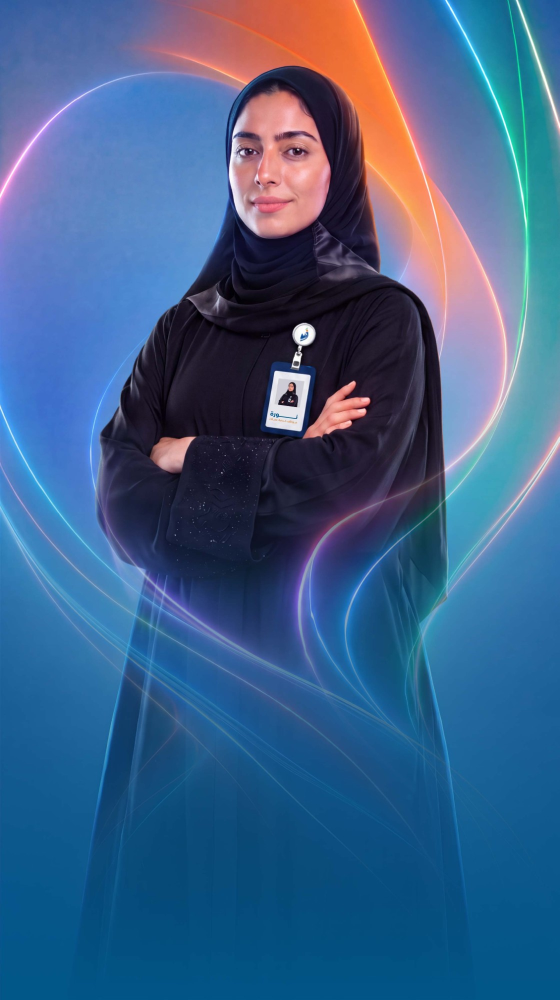
#> input picture assets/portrait-source.jpg, 1119 x 2000 px (shown at 1/2 size)
$ python portrait_alive.py ../assets/portrait-source.jpg
#> lines starting #> are read from the running program, lines starting #| are printed output that depends on the picture; after the words box and inside, x2 and y2 are one past the last pixel; in counts of white or black regions, pixels touching at a corner belong together
"""Portrait still -> 6 s living portrait (1080x1920, 30 fps), built only from the source pixels.

  * light travels along the existing light trails (brightness only; shapes/colours/positions unchanged)
  * very subtle breathing: a smooth ~1 px rise of the chest/arms region; the head, face and everything
    above the shoulders are mathematically untouched (zero displacement)
  * ~0.75 % eased push-in
The woman's upper figure (face, hijab, hands, badge, outline) is excluded from the light effect by a
protection mask. Arm motion (uncrossing / crossing) is NOT synthesised: that needs a generative model.

    python3 scripts/portrait_alive.py [--stills]                                   # woman portrait (defaults)
    python3 scripts/portrait_alive.py --src assets/portrait2-source.jpg --out output/portrait2-alive-6s.mp4 \
        --mask light --breath 640,1330 --poly "$(cat assets/portrait2-outline.txt)"   # man portrait
"""
import subprocess
import sys
from pathlib import Path

import cv2
import numpy as np

ROOT = Path(__file__).resolve().parent.parent
def opt(k, d):
    return sys.argv[sys.argv.index(k) + 1] if k in sys.argv else d


SRC = ROOT / opt('--src', 'assets/portrait-source.jpg')
OUT = ROOT / opt('--out', 'output/portrait-alive-6s.mp4')
MASK = opt('--mask', 'dark')                         # dark clothing (abaya) or light clothing (thobe)
POLY = opt('--poly', '')                             # explicit figure outline "x,y;x,y;..." (source px), replaces the auto mask
BREATH = [int(v) for v in opt('--breath', '560,1250').split(',')]      # chest band top,bottom (source px)
W, H, FPS, DUR = 1080, 1920, 30, 6.0
PUSH = .0075
FFMPEG = str(ROOT / 'node_modules' / 'ffmpeg-static' / 'ffmpeg')

src8 = cv2.imread(str(SRC), cv2.IMREAD_COLOR)
#> src8 is the input picture: shape (2000, 1119, 3); mean B, G, R 136.8, 96.5, 62.4
sh, sw = src8.shape[:2]
#> sh = 2000; sw = 1119
src = src8.astype(np.float32) / 255

# ---------------------------------------------------------------- light-trail mask (bright, saturated, thin)
hsv = cv2.cvtColor(src8, cv2.COLOR_BGR2HSV).astype(np.float32) / 255
lum = cv2.cvtColor(src, cv2.COLOR_BGR2GRAY)
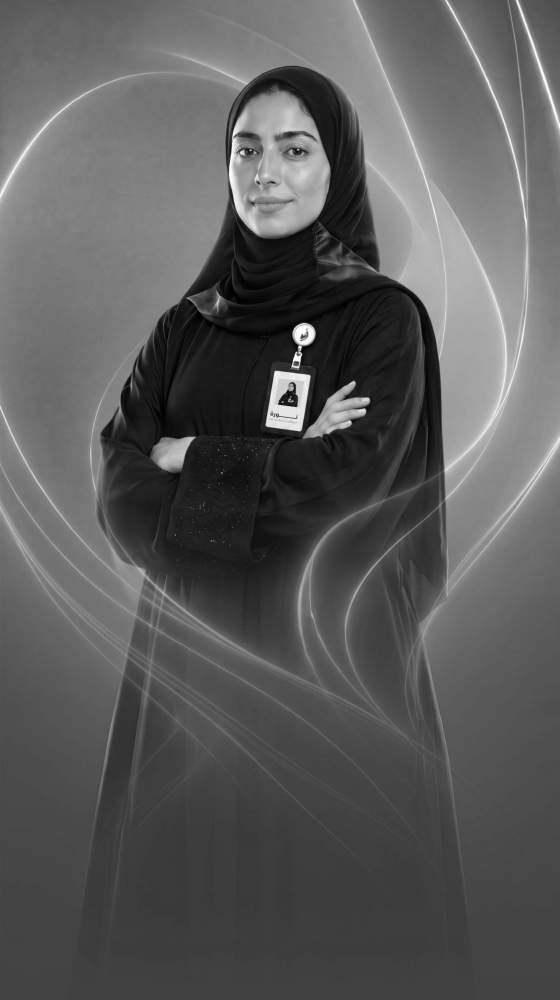
#> lum: shape (2000, 1119) float32 (shown at 1/2 size); min 0.000894, max 1, mean 0.356
hp = lum - cv2.GaussianBlur(lum, (0, 0), 4)
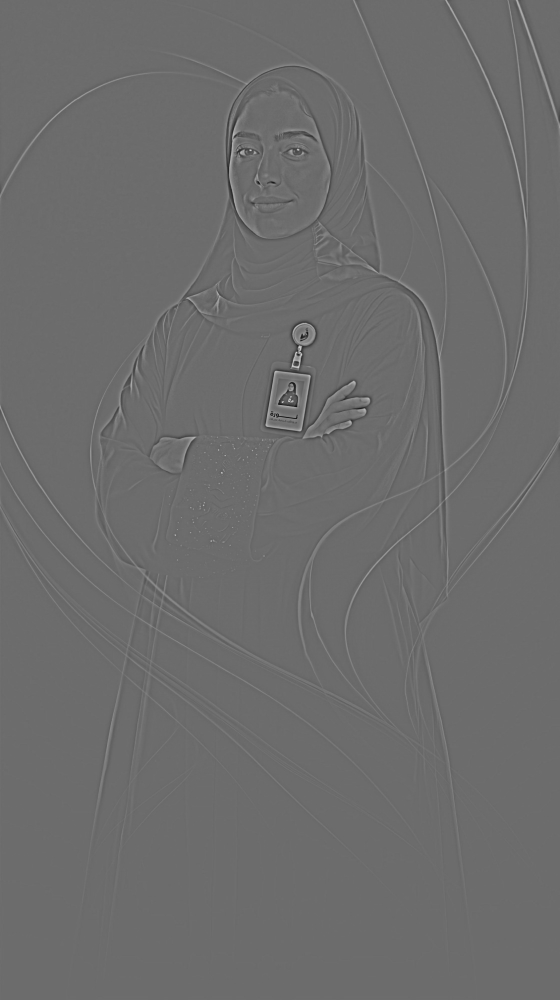
#> hp: shape (2000, 1119) float32 (shown at 1/2 size); min -0.523, max 0.705, mean 6.14e-06; drawn with min black and max white
trail = (np.clip((hp - .02) / .06, 0, 1) * np.clip((hsv[..., 1] - .2) / .3, 0, 1)
         * np.clip((hsv[..., 2] - .45) / .3, 0, 1))
trail = cv2.GaussianBlur(trail, (0, 0), 1.0)

# ---------------------------------------------------------------- protection: the woman's upper figure
if MASK == 'dark':
    fig = (hsv[..., 2] < 70 / 255)
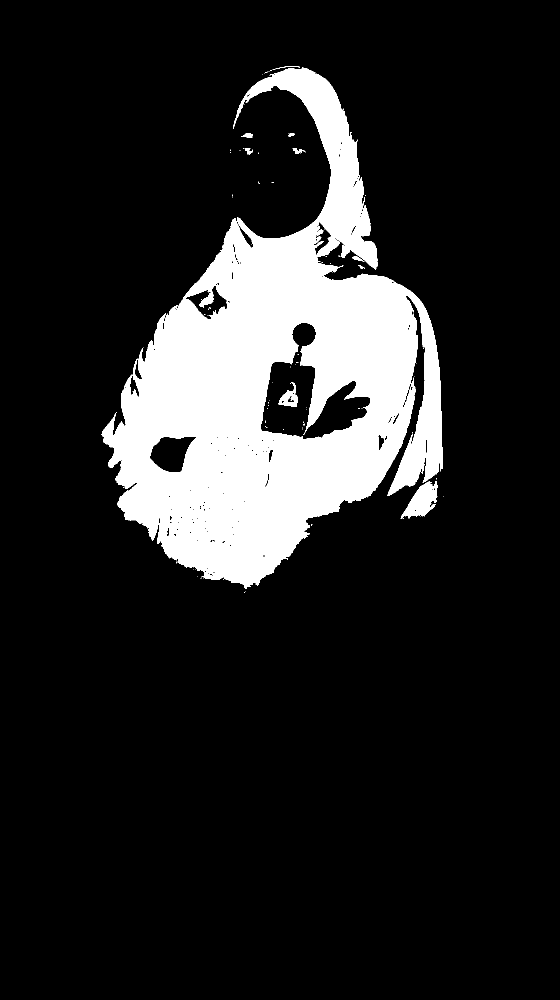
#> fig: shape (2000, 1119) bool (shown at 1/2 size); 14.5% white; 92 white regions (82 under 20 px), largest, box (x1, y1, x2, y2) and area: (203, 135, 886, 1178) 318989, (801, 962, 876, 1038) 2917, (557, 765, 596, 814) 854
else:                                              # white thobe + red shemagh
    hue = hsv[..., 0] * 180
    fig = ((hsv[..., 1] < .12) & (hsv[..., 2] > .78)) | (((hue < 8) | (hue > 165)) & (hsv[..., 1] > .45) & (hsv[..., 2] > .45))
fig = fig.astype(np.uint8) * 255
fig = cv2.morphologyEx(fig, cv2.MORPH_OPEN, np.ones((5, 5), np.uint8))
#> fig: shape (2000, 1119); 14.3% white; 13 white regions, largest, box (x1, y1, x2, y2) and area: (204, 136, 886, 1175) 315965, (806, 964, 875, 1034) 2737, (558, 783, 595, 813) 710
fig = cv2.morphologyEx(fig, cv2.MORPH_CLOSE, cv2.getStructuringElement(cv2.MORPH_ELLIPSE, (45, 45)))
#> fig: shape (2000, 1119); 15.6% white; 5 white regions, box (x1, y1, x2, y2) and area: (204, 136, 886, 1175) 349765, (492, 267, 504, 284) 134, (590, 292, 604, 307) 133, (579, 266, 588, 277) 68, (495, 298, 501, 308) 43
n, lab, st, _ = cv2.connectedComponentsWithStats(fig)
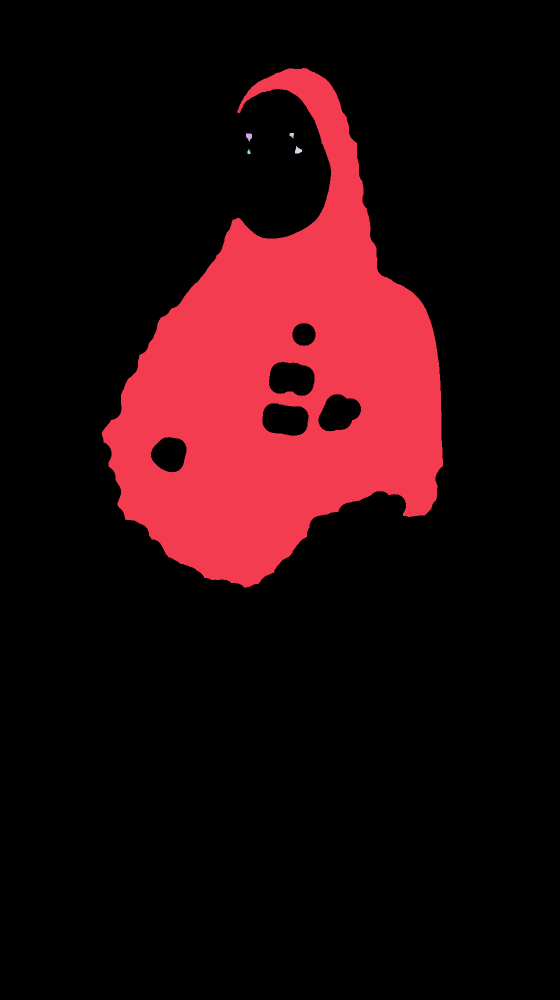
#> lab: shape (2000, 1119) int32 (shown at 1/2 size); 6 distinct labels, from 0 to 5; one colour per label, 0 black
#> n = 6; st = [[0, 0, 1119, 2000, 1887857], [204, 136, 682, 1039, 349765], [492, 267, 12, 17, 134], [579, 266, 9, 11, 68], [590, 292, 14, 15, 133], [495, 298, 6, 10, 43]]
person = (lab == 1 + np.argmax(st[1:, cv2.CC_STAT_AREA])).astype(np.uint8)
#> person: shape (2000, 1119); values 0 (black) and 1 (white), 15.6% white; 1 white region, box (x1, y1, x2, y2) and area: (204, 136, 886, 1175) 349765
hull = cv2.convexHull(cv2.findNonZero(person))
#> hull = contour of 54 points, box (x1, y1, x2, y2) (204, 136, 886, 1175), area 473503
protect = np.zeros((sh, sw), np.uint8)
cv2.fillConvexPoly(protect, hull, 255)
#> protect: shape (2000, 1119); 21.2% white; 1 white region, box (x1, y1, x2, y2) and area: (204, 136, 886, 1175) 474760
if POLY:
    protect[:] = 0
    cv2.fillPoly(protect, [np.array([[int(v) for v in p.split(',')] for p in POLY.split(';')], np.int32)], 255)
protect = cv2.dilate(protect, cv2.getStructuringElement(cv2.MORPH_ELLIPSE, (41, 41) if POLY else (71, 71)))
#> protect: shape (2000, 1119); 25.6% white; 1 white region, box (x1, y1, x2, y2) and area: (169, 101, 921, 1210) 573569
protect = cv2.GaussianBlur(protect.astype(np.float32) / 255, (0, 0), 12)
trail *= (1 - protect)
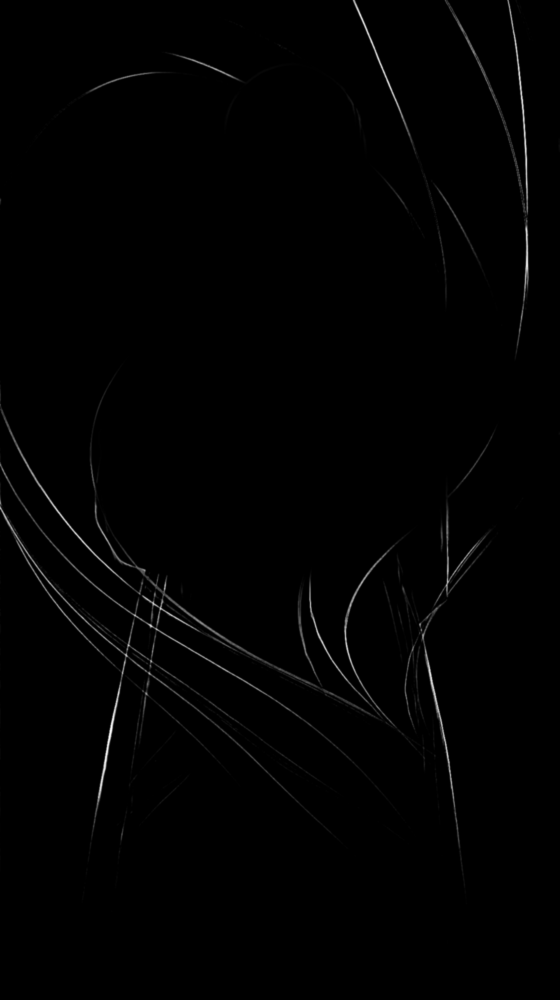
#> trail: shape (2000, 1119) float32 (shown at 1/2 size); min -1.14e-07, max 0.985, mean 0.00687; drawn with min black and max white

# ---------------------------------------------------------------- breathing field (source px)
ys, xs = np.mgrid[0:sh, 0:sw].astype(np.float32)
x0, x1 = hull[:, 0, 0].min(), hull[:, 0, 0].max()
#> x0 = 204; x1 = 885
# chest band: 0 above the shoulders (face untouched), peaks over the chest/arms, fades out by the waist
band = np.clip((ys - BREATH[0]) / 220, 0, 1) * np.clip((BREATH[1] - ys) / 300, 0, 1)
across = np.exp(-(((xs - (x0 + x1) / 2) / ((x1 - x0) * .6)) ** 2))
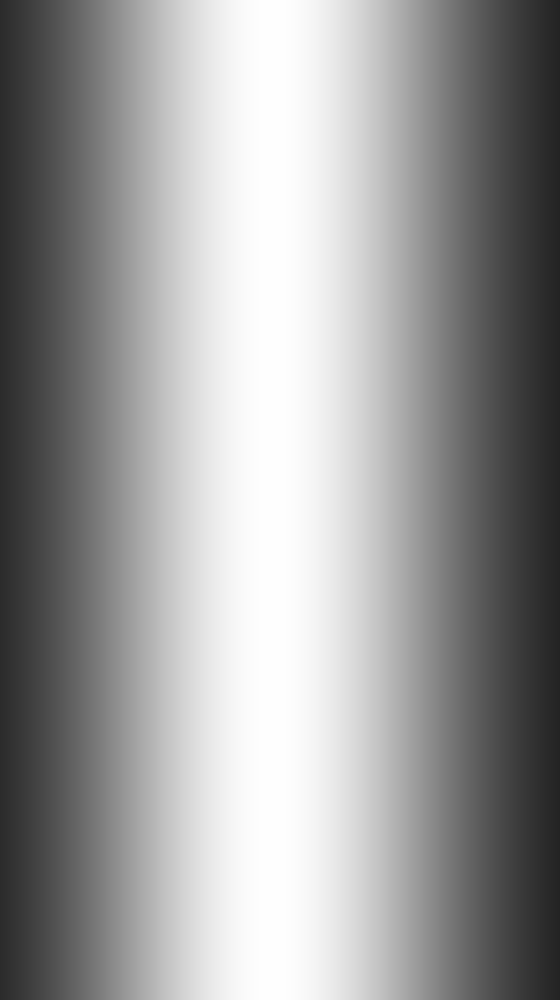
#> across: shape (2000, 1119) float32 (shown at 1/2 size); min 0.139, max 1, mean 0.613
breath_w = (band * across).astype(np.float32)
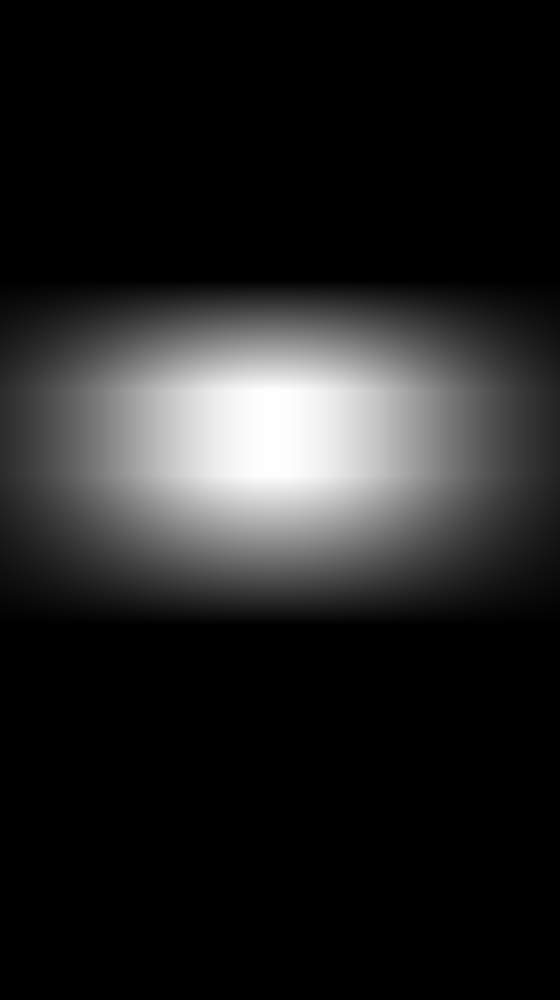
#> breath_w: shape (2000, 1119) float32 (shown at 1/2 size); min 0, max 1, mean 0.132

k = max(W / sw, H / sh)
#> k = 0.965
cs = np.array([(sw - 1) / 2, (sh - 1) / 2]); co = np.array([(W - 1) / 2, (H - 1) / 2])
#> after `cs = np.array([(sw - 1) / 2, (sh - 1) / 2])`: cs = [559, 999.5]
oy, ox = np.mgrid[0:H, 0:W].astype(np.float32)
s_coord = (ox / W) * .55 + (oy / H) * .45          # direction the light travels along the trails


def ease(x):
    return .5 - .5 * np.cos(np.pi * min(1.0, max(0.0, x)))


# [18 lines left out: function frame, not called in this run]


def main():
    if '--stills' in sys.argv:
        for t in (0.7, 2.2):
            cv2.imwrite(str(ROOT / 'frames' / f'{OUT.stem}-{t}.png'), frame(int(t * FPS)))
        vis = src8.copy(); pm = protect > .5
        vis[pm] = (vis[pm] * .5 + np.array([0, 255, 0]) * .5).astype(np.uint8)
        vis = np.maximum(vis, (trail[..., None] * 255).astype(np.uint8))
        cv2.imwrite(str(ROOT / 'frames' / f'{OUT.stem}-mask.png'), cv2.resize(vis, (sw // 2, sh // 2)))
        return
#> (the run stopped early here; a loop or call above may not have finished)

$ run again, with assets/portrait2-source.jpg copied over assets/portrait-source.jpg
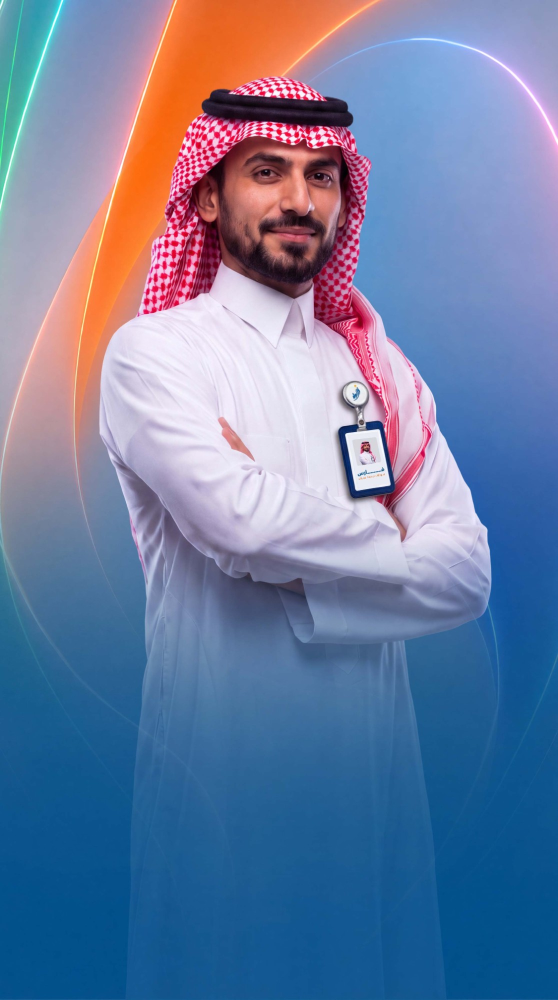
#> input picture assets/portrait2-source.jpg, 1116 x 2000 px (shown at 1/2 size)
#> src8 is the input picture: shape (2000, 1116, 3); mean B, G, R 160.1, 125.4, 109.4
#> `fig = cv2.morphologyEx(fig, cv2.MORPH_CLOSE, cv2.getStructuringElement..`:
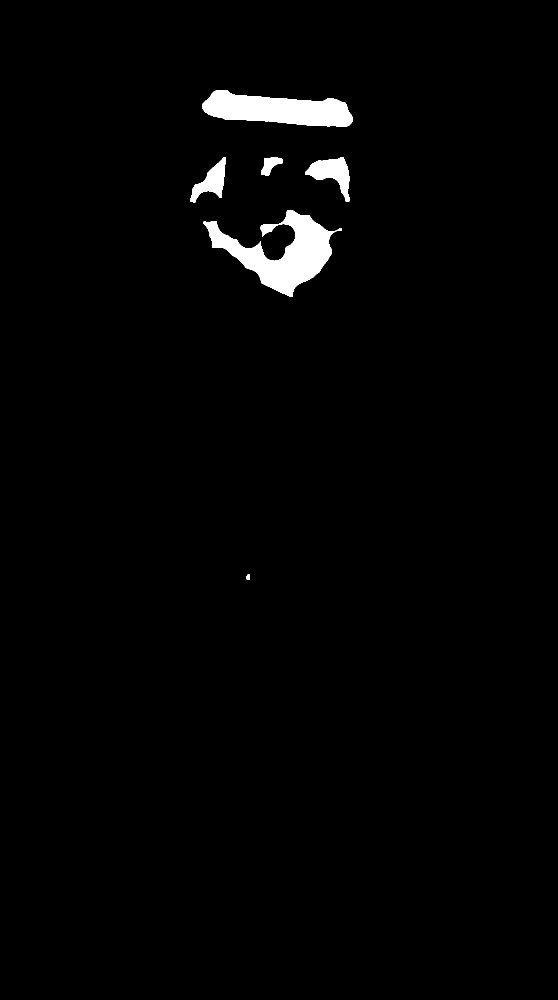
#> fig: shape (2000, 1116) (shown at 1/2 size); 1.8% white; 6 white regions, box (x1, y1, x2, y2) and area: (407, 420, 684, 594) 18270, (405, 180, 705, 253) 14412, (610, 314, 700, 403) 3587, (381, 314, 452, 405) 2765, (522, 314, 566, 351) 888, (492, 1149, 500, 1160) 76
#> lab: shape (2000, 1116) int32; 7 distinct labels, from 0 to 6
#> n = 7; st = [[0, 0, 1116, 2000, 2192002], [405, 180, 300, 73, 14412], [381, 314, 71, 91, 2765], [522, 314, 44, 37, 888], [610, 314, 90, 89, 3587], [407, 420, 277, 174, 18270], [492, 1149, 8, 11, 76]]
#> person: shape (2000, 1116); values 0 (black) and 1 (white), 0.82% white; 1 white region, box (x1, y1, x2, y2) and area: (407, 420, 684, 594) 18270
#> hull = contour of 18 points, box (x1, y1, x2, y2) (407, 420, 684, 594), area 29926
#> x0 = 407; x1 = 683
#> `breath_w = (band * across).astype(np.float32)`:
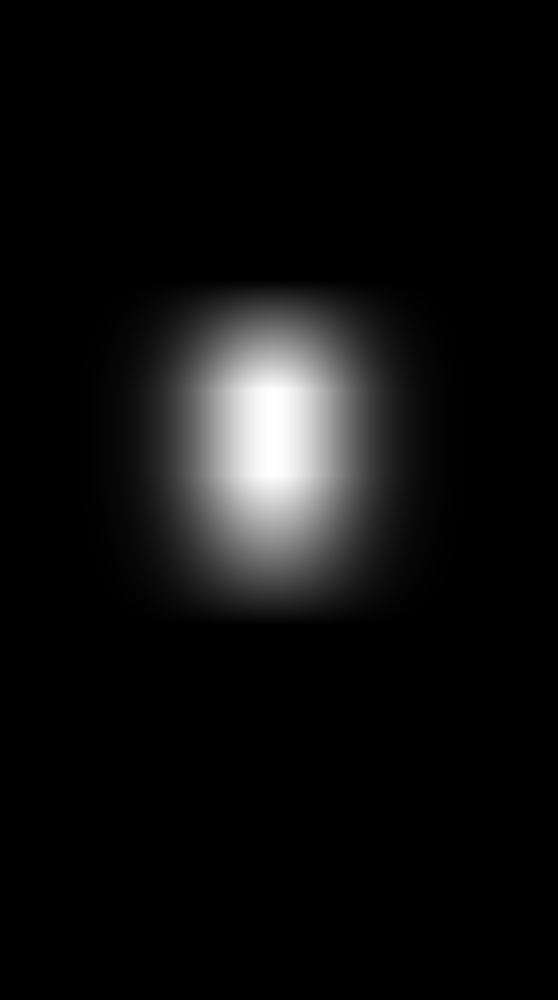
#> breath_w: shape (2000, 1116) float32 (shown at 1/2 size); min 0, max 1, mean 0.0565
